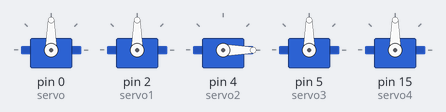
Simulated run of this sketch. Board: Arduino Uno, built with avr-gcc and run on an emulated ATmega328P. Shown: 5 × servo.

Above: at 0.05 s.
At 4.5 s:
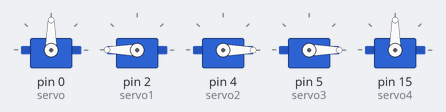
Timing chart, 0 to 5.9 s (numbered marks = the images above):
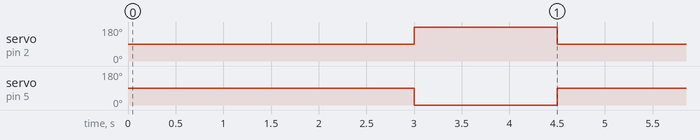

The sketch:

servo_test.ino
```cpp
#include <Servo.h>
//static const uint8_t D0   = 16;
//static const uint8_t D1   = 5;
//static const uint8_t D2   = 4;
//static const uint8_t D3   = 0;
//static const uint8_t D4   = 2;
//static const uint8_t D5   = 14;
//static const uint8_t D6   = 12;
//static const uint8_t D7   = 13;
//static const uint8_t D8   = 15;
//static const uint8_t D9   = 3;
//static const uint8_t D10  = 1;

int servo = 0;
int servo1 = 2;
int servo2 = 4;
int servo3 = 5;
int servo4 = 15;
int goc;
int delay_time = 750;


Servo myServo;
Servo myServo1;
Servo myServo2;
Servo myServo3;
Servo myServo4;


void setup()
{
    Serial.begin(115200);

    myServo.attach(servo,700,2300);
    myServo1.attach(servo1,700,2300);
    myServo2.attach(servo2,700,2300);
    myServo3.attach(servo3,700,2300);
    myServo4.attach(servo4,500,2400);
}

void dam()
{
    myServo.write(0);
    myServo1.write(0);
    myServo2.write(90);
    myServo3.write(0);
    delay(delay_time);

    myServo.write(90);
    myServo1.write(100);
    myServo2.write(90);
    myServo3.write(90);
    delay(delay_time*2);
}

void chem_doc()
{
    myServo.write(90);
    myServo1.write(160);
    myServo2.write(45);
    myServo3.write(180);
    delay(delay_time);

    myServo.write(0);
    myServo1.write(0);
    myServo2.write(90);
    myServo3.write(0);
    delay(delay_time*2);
}

void loop()
{
//    dam();
//    chem_doc();
/*  servo 1: [90: dam, 0: chem]
    servo 2 + 4: 0-180 --> xuong - len
    servo 3: 0-180 --> trai - phai
*/
    myServo.write(90);
    myServo1.write(90);
    myServo2.write(0); // neck'
    myServo3.write(90);
    delay(delay_time*4);
    myServo.write(90);
    myServo1.write(180);
//    myServo2.write(90);
    myServo3.write(0);
    delay(delay_time*2);
////    myServo4.write(90);
//    goc = myServo.read();
//    Serial.print("Góc hiện tại: "); Serial.println(goc);
//    delay(delay_time);

}
```

Measured:
- by itself, servo on pin 2 (servo1): alternates 180° for 1.5 s and 90° for 3.0 s
- by itself, servo on pin 5 (servo3): alternates 90° for 3.0 s and 0° for 1.5 s
